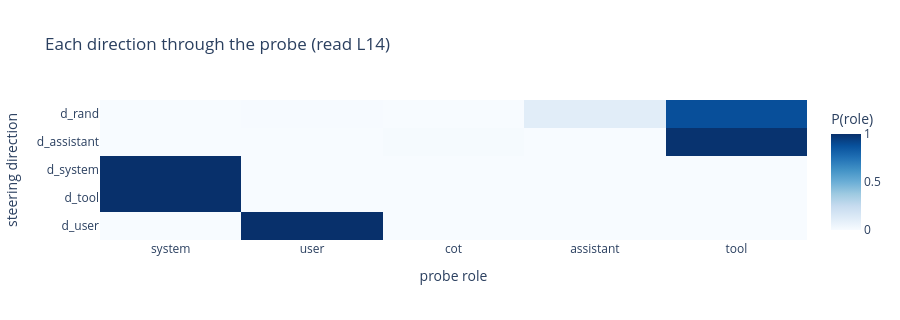

Notebook code for this chart:
### Markdown cell above
## 6b · First check — each direction through the probe

Before any steering, pass every direction through the 5-way role probe (§5) and read `P(role)`. This
is a sanity check that each `d_role` carries the role identity it is supposed to (`d_user` → user,
`d_tool` → tool, …) and that `d_rand` is diffuse.

### Code cell
def direction_role_probs(direction):
    "Pass a steering direction through the role probe: P(role) for the RMS-normalized vector."
    feat  = rms_normalize(direction.to(torch.float32)).cpu().numpy().reshape(1, -1)
    probs = probe.predict_proba(feat)[0]
    return {role: float(probs[list(probe.classes_).index(role)]) for role in ROLES}

probe_readout = {name: direction_role_probs(vec) for name, vec in DIRECTIONS.items()}

print(f"{'direction':>12} | " + " | ".join(f"{r:>9}" for r in ROLES))
for name, p in probe_readout.items():
    print(f"{name:>12} | " + " | ".join(f"{p[r]:>9.3f}" for r in ROLES))

import plotly.graph_objects as go
fig_probe = go.Figure(go.Heatmap(
    z=[[probe_readout[name][r] for r in ROLES] for name in DIRECTIONS],
    x=ROLES, y=list(DIRECTIONS), zmin=0, zmax=1, colorscale="Blues",
    colorbar_title="P(role)"))
fig_probe.update_layout(title=f"Each direction through the probe (read L{PROBE_LAYER})",
                        xaxis_title="probe role", yaxis_title="steering direction",
                        template="plotly_white", height=320)
fig_probe.show()

### Figure 1 — Plotly figure (JSON) as saved in the notebook; plotly's stock layout.template omitted (floating-point values rounded to 4 significant figures)
{"data": [{"colorbar": {"title": {"text": "P(role)"}}, "colorscale": [[0, "rgb(247,251,255)"], [0.125, "rgb(222,235,247)"], [0.25, "rgb(198,219,239)"], [0.375, "rgb(158,202,225)"], [0.5, "rgb(107,174,214)"], [0.625, "rgb(66,146,198)"], [0.75, "rgb(33,113,181)"], [0.875, "rgb(8,81,156)"], [1, "rgb(8,48,107)"]], "type": "heatmap", "x": ["system", "user", "cot", "assistant", "tool"], "y": ["d_user", "d_tool", "d_system", "d_assistant", "d_rand"], "z": [[1.271e-16, 1.0, 2.494e-14, 7.814e-08, 3.53e-12], [1.0, 9.29e-23, 2.702e-11, 8.741e-17, 6.501e-15], [0.9993, 2.955e-14, 0.0007217, 1.44e-08, 2.761e-06], [1.905e-13, 1.074e-07, 0.01127, 2.067e-05, 0.9887], [0.0002402, 0.006317, 0.002347, 0.1098, 0.8813]], "zmax": 1, "zmin": 0}], "layout": {"height": 320, "title": {"text": "Each direction through the probe (read L14)"}, "xaxis": {"title": {"text": "probe role"}}, "yaxis": {"title": {"text": "steering direction"}}}}
